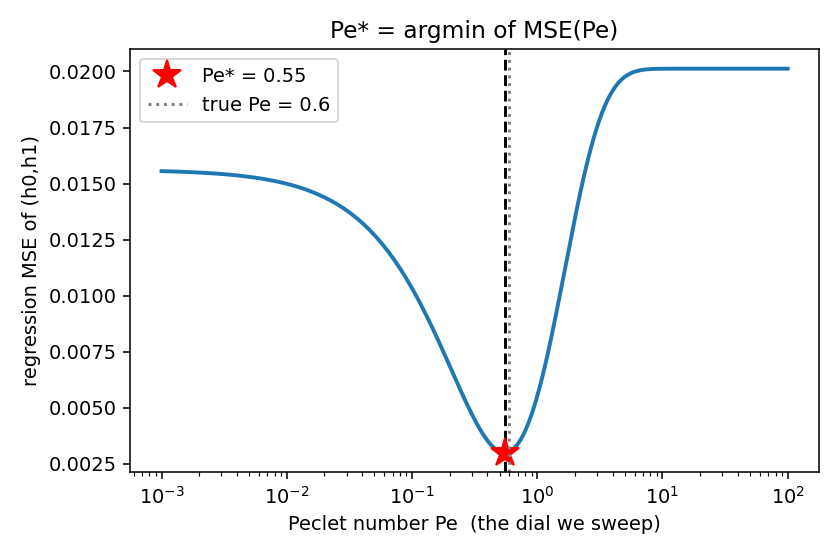

Recreate this plot in Python.
#!/usr/bin/env python3
"""
peclet_demo.py — a minimal, self-contained demo of how Pe* is found.

This is the TOY version of the `pe_sweep` step inside _make_peclet.py (lines 79-98).
It (1) builds a synthetic (cIn, cH, Jw, Js) dataset at a KNOWN true Peclet number,
(2) sweeps Pe and, at each Pe, least-squares-fits the partition coefficients (h0,h1),
(3) records the regression MSE for every Pe, and (4) reports
    Pe* = argmin_Pe MSE(Pe)
showing it recovers the true Pe. Run:  python3 peclet_demo.py
"""
import numpy as np

# ------------------------------------------------------------------ THE MODEL
# DATA2 convection-diffusion partition relation (eq 42). With a partition that is
# linear in interface concentration, H = h0 + h1*c, the exact solution of the
# convection-diffusion equation gives, for a GIVEN Peclet number Pe:
#
#     Js/Jw = h0 * x0(Pe) + h1 * x1(Pe)
#       x0(Pe) = (cIn   * e^Pe - cH  ) / (e^Pe - 1)
#       x1(Pe) = (cIn^2 * e^Pe - cH^2) / (e^Pe - 1)
#
# So for a fixed Pe the two basis columns x0, x1 are just numbers, and the model
# is LINEAR in the unknowns (h0, h1) -> ordinary least squares fits them in one shot.
def basis(Pe, cIn, cH):
    e = np.exp(np.minimum(Pe, 700.0))          # cap exponent to avoid overflow
    d = e - 1.0
    x0 = (cIn * e - cH) / d
    x1 = (cIn ** 2 * e - cH ** 2) / d
    return np.column_stack([x0, x1])           # design matrix, shape (N, 2)


# --------------------------------------------- 1) SYNTHETIC DATA AT A KNOWN Pe
rng = np.random.default_rng(0)
Pe_true, h0_true, h1_true = 0.6, 0.40, 0.010   # the ground truth we will try to recover
# NOTE: Pe~0.6 sits in the IDENTIFIABLE range. Above Pe~3 the basis x0,x1 -> cIn,cIn^2
# regardless of Pe, so the MSE valley goes flat — that is why a convection-dominated
# experiment only pins "Pe >> 1" loosely, never a sharp value (the real-data finding).
N = 60
cIn = np.linspace(2.0, 25.0, N)                # interface concentration [mM]
cH = np.full(N, 1.0)                           # permeate-side concentration [mM].
# IMPORTANT: cH must carry information that is NOT just proportional to cIn. If cH = a*cIn
# then Js/Jw collapses to a pure polynomial in cIn that ANY Pe can fit (the basis at low Pe
# is already {cIn, cIn^2}) — Pe becomes unidentifiable. Real permeate data breaks that.
Jw = np.full(N, 1.0)                           # water flux (constant here for clarity)
ratio_true = basis(Pe_true, cIn, cH) @ np.array([h0_true, h1_true])   # true Js/Jw
Js = ratio_true * (1.0 + 0.003 * rng.standard_normal(N)) * Jw         # +0.3% noise -> "measured" Js


# -------------------------------- 2-3) AT EACH Pe: FIT (h0,h1) BY OLS, GET MSE
def fit_mse(Pe):
    y = Js / Jw                                # regression target  Js/Jw
    X = basis(Pe, cIn, cH)                     # basis evaluated at this Pe
    h, *_ = np.linalg.lstsq(X, y, rcond=None)  # best (h0,h1) at this Pe (one OLS solve)
    resid = y - X @ h                          # residuals
    return float(np.mean(resid ** 2)), h       # MSE(Pe), fitted coeffs


Pes = np.logspace(-3, 2, 200)                  # the "dial" settings we try (1e-3 .. 1e2)
mse = np.array([fit_mse(Pe)[0] for Pe in Pes]) # the MSE-vs-Pe curve


# --------------------------------------------------------- 4) Pe* = argmin MSE
k = int(np.argmin(mse))                        # index of the smallest MSE
Pe_star = Pes[k]                               # <-- argmin: the Pe at the bottom
mse_star, (h0_hat, h1_hat) = fit_mse(Pe_star)

print(f"true Pe        = {Pe_true}")
print(f"Pe*  (argmin)  = {Pe_star:.4g}    [min of MSE over {len(Pes)} trial Pe]")
print(f"MSE(Pe*)       = {mse_star:.3e}")
print(f"fitted h0,h1   = {h0_hat:.4f}, {h1_hat:.4f}   (true {h0_true}, {h1_true})")

# optional: save the MSE-vs-Pe curve (this is the 'companion MSE figure')
try:
    import matplotlib
    matplotlib.use("Agg")
    import matplotlib.pyplot as plt
    plt.figure(figsize=(6, 4))
    plt.semilogx(Pes, mse, lw=2)
    plt.axvline(Pe_star, ls="--", c="k")
    plt.plot(Pe_star, mse_star, "r*", ms=15, label=f"Pe* = {Pe_star:.2f}")
    plt.axvline(Pe_true, ls=":", c="0.5", label=f"true Pe = {Pe_true}")
    plt.xlabel("Peclet number Pe  (the dial we sweep)")
    plt.ylabel("regression MSE of (h0,h1)")
    plt.title("Pe* = argmin of MSE(Pe)")
    plt.legend(); plt.tight_layout()
    plt.savefig("peclet_demo.png", dpi=140)
    print("saved peclet_demo.png  (the MSE-vs-Pe curve, with Pe* marked)")
except Exception as e:
    print("(plot skipped:", e, ")")
